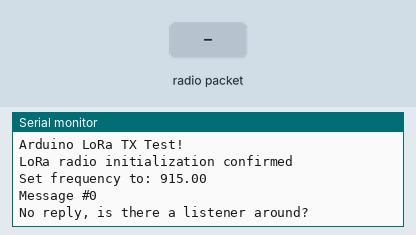
The sketch below on a simulated Arduino Uno, built with avr-gcc and run on an emulated ATmega328P. Parts: the last lines printed to the serial monitor. The test bench sets the inputs (shaded band). No radio packets arrive unless stated.

Above: at 1.3 s.
1.4 s: radio packet "1" arrives
At 3.0 s:
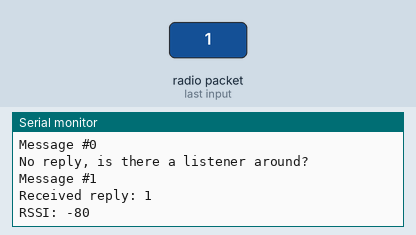
3.7 s: radio packet "0" arrives
At 5.1 s:
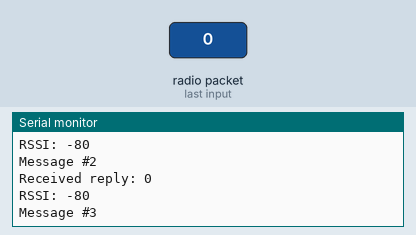
5.2 s: radio packet "2" arrives
At 5.7 s:
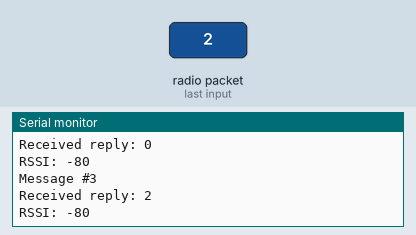
Timing chart, 0 to 8.2 s (numbered marks = the images above; inputs shaded):
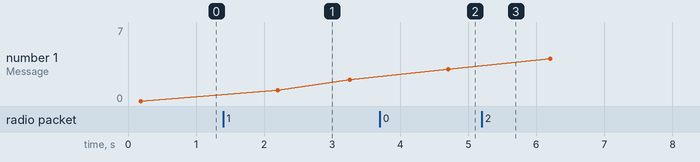

The sketch:

Lora_transmitter_test.ino
```cpp
/*This is example code for transmitting a message with the RH_RF95 class
This code is designed to work with the other LoRa9x_RX modules */

#include <SPI.h>
#include <RH_RF95.h>

#define RFM95_CS 10 // Pin 10 on Arduino Uno
#define RFM95_RST 9 // Pin 9 on Arduino Uno
#define RFM95_INT 2 // Pin 2 on Arduino Uno (Interrupt Pin)

#define RF95_FREQ 915.0 // Must match the reciever signal frequency (RX's freq)

RH_RF95 rf95(RFM95_CS, RFM95_INT); // Initializing Radio driver

void setup(){
  pinMode(RFM95_RST, OUTPUT);
  digitalWrite(RFM95_RST, HIGH);

  while (!Serial);
  Serial.begin(9600);
  delay(100);

  Serial.println("Arduino LoRa TX Test!");

  // Manual reset
  digitalWrite(RFM95_RST, LOW);
  delay(10);
  digitalWrite(RFM95_RST, HIGH);
  delay(10);

  while (!rf95.init()) {
    Serial.println("LoRa radio initialization failed");
    while (1);
  }
  Serial.println("LoRa radio initialization confirmed");

  // Defaults after init are 434.0MHz, modulation GFSK_Rb250Fd250, +13dbM
  if (!rf95.setFrequency(RF95_FREQ)) {
    Serial.println("Set frequency failed");
    while (1);
  }
  Serial.print("Set frequency to: "); Serial.println(RF95_FREQ);

  // Defaults after init are 434.0MHz, 13dBm, Bw = 125 kHz, Cr = 4/5, Sf = 128chips/symbol, CRC on

 /*The default transmitter power is 13dBm, using PA_BOOST.
  * If you are using RFM95/96/97/98 modules which uses the PA_BOOST transmitter pin, then
  you can set transmitter powers from 5 to 23 dBm: */
  rf95.setTxPower(23, false);
}

int16_t packetnum = 0;  // Packet counter, we increment per xmission

void loop(){
//  Serial.println("Sending to rf95_server"); // Send message to rf95_server

  char radiopacket[16] = "Message #          ";
  itoa(packetnum++, radiopacket+9, 10);
//  Serial.print("Sending ");
  Serial.println(radiopacket);
  radiopacket[19] = 0;

//  Serial.println("Sending..."); delay(10);
  rf95.send((uint8_t *)radiopacket, 20);

//  Serial.println("Waiting for packet to complete..."); delay(10);
  rf95.waitPacketSent();
  // Now wait for a reply
  uint8_t buf[RH_RF95_MAX_MESSAGE_LEN];
  uint8_t len = sizeof(buf);

//  Serial.println("Waiting for reply..."); delay(10);
  if (rf95.waitAvailableTimeout(1000)){
    // Should be a reply message for us now
    if (rf95.recv(buf, &len)){
      Serial.print("Received reply: ");
      Serial.println((char*)buf);
      Serial.print("RSSI: ");
      Serial.println(rf95.lastRssi(), DEC);
    }
    else{
      Serial.println("Receive failed");
    }
  }
  else{
    Serial.println("No reply, is there a listener around?");
  }
  delay(1000);
}
```

Measured:
- after the input at 1.4 s, the serial monitor: prints a new line after 0.86 s (image 1)
- after the input at 3.7 s, the serial monitor: prints a new line at once (image 2)
- after the input at 5.2 s, the serial monitor: prints a new line at once (image 3)
- plotted number 1: 0 → 2 after the input at 1.4 s, 2 → 3 after the input at 3.7 s, 3 → 7 after the input at 5.2 s
